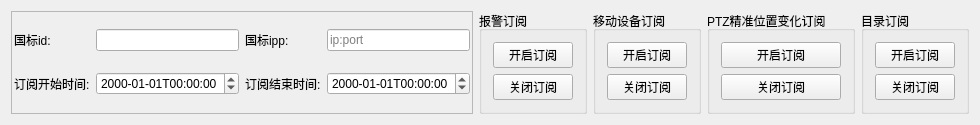
<?xml version="1.0" encoding="UTF-8"?>
<ui version="4.0">
 <class>GBSubscribeDlg</class>
 <widget class="QWidget" name="GBSubscribeDlg">
  <property name="geometry">
   <rect>
    <x>0</x>
    <y>0</y>
    <width>931</width>
    <height>102</height>
   </rect>
  </property>
  <property name="windowTitle">
   <string>GBSubscribeDlg</string>
  </property>
  <layout class="QHBoxLayout" name="horizontalLayout">
   <item>
    <widget class="QFrame" name="frame">
     <property name="frameShape">
      <enum>QFrame::StyledPanel</enum>
     </property>
     <property name="frameShadow">
      <enum>QFrame::Raised</enum>
     </property>
     <layout class="QGridLayout" name="gridLayout_2">
      <property name="leftMargin">
       <number>2</number>
      </property>
      <property name="topMargin">
       <number>2</number>
      </property>
      <property name="rightMargin">
       <number>2</number>
      </property>
      <property name="bottomMargin">
       <number>2</number>
      </property>
      <item row="0" column="3">
       <widget class="QLineEdit" name="le_ipp">
        <property name="placeholderText">
         <string>ip:port</string>
        </property>
       </widget>
      </item>
      <item row="0" column="1">
       <widget class="QLineEdit" name="le_gbid"/>
      </item>
      <item row="0" column="0">
       <widget class="QLabel" name="label">
        <property name="text">
         <string>国标id:</string>
        </property>
       </widget>
      </item>
      <item row="0" column="2">
       <widget class="QLabel" name="label_2">
        <property name="text">
         <string>国标ipp:</string>
        </property>
       </widget>
      </item>
      <item row="1" column="0">
       <widget class="QLabel" name="label_3">
        <property name="text">
         <string>订阅开始时间:</string>
        </property>
       </widget>
      </item>
      <item row="1" column="1">
       <widget class="QDateTimeEdit" name="dte_startTime">
        <property name="displayFormat">
         <string>yyyy-MM-ddTHH:mm:ss</string>
        </property>
       </widget>
      </item>
      <item row="1" column="2">
       <widget class="QLabel" name="label_4">
        <property name="text">
         <string>订阅结束时间:</string>
        </property>
       </widget>
      </item>
      <item row="1" column="3">
       <widget class="QDateTimeEdit" name="dte_endTime">
        <property name="displayFormat">
         <string>yyyy-MM-ddTHH:mm:ss</string>
        </property>
       </widget>
      </item>
     </layout>
    </widget>
   </item>
   <item>
    <widget class="QGroupBox" name="groupBox_2">
     <property name="title">
      <string>报警订阅</string>
     </property>
     <layout class="QVBoxLayout" name="verticalLayout_2">
      <item>
       <widget class="QPushButton" name="pb_startAlarm">
        <property name="text">
         <string>开启订阅</string>
        </property>
       </widget>
      </item>
      <item>
       <widget class="QPushButton" name="pb_stopAlarm">
        <property name="text">
         <string>关闭订阅</string>
        </property>
       </widget>
      </item>
     </layout>
    </widget>
   </item>
   <item>
    <widget class="QGroupBox" name="groupBox_3">
     <property name="title">
      <string>移动设备订阅</string>
     </property>
     <layout class="QVBoxLayout" name="verticalLayout_3">
      <item>
       <widget class="QPushButton" name="pb_startDevice">
        <property name="text">
         <string>开启订阅</string>
        </property>
       </widget>
      </item>
      <item>
       <widget class="QPushButton" name="pb_stopDevice">
        <property name="text">
         <string>关闭订阅</string>
        </property>
       </widget>
      </item>
     </layout>
    </widget>
   </item>
   <item>
    <widget class="QGroupBox" name="groupBox_4">
     <property name="title">
      <string>PTZ精准位置变化订阅</string>
     </property>
     <layout class="QVBoxLayout" name="verticalLayout_4">
      <item>
       <widget class="QPushButton" name="pb_startPTZ">
        <property name="text">
         <string>开启订阅</string>
        </property>
       </widget>
      </item>
      <item>
       <widget class="QPushButton" name="pb_stopPTZ">
        <property name="text">
         <string>关闭订阅</string>
        </property>
       </widget>
      </item>
     </layout>
    </widget>
   </item>
   <item>
    <widget class="QGroupBox" name="groupBox_5">
     <property name="title">
      <string>目录订阅</string>
     </property>
     <layout class="QVBoxLayout" name="verticalLayout_5">
      <item>
       <widget class="QPushButton" name="pb_startCatalog">
        <property name="text">
         <string>开启订阅</string>
        </property>
       </widget>
      </item>
      <item>
       <widget class="QPushButton" name="pb_stopCatalog">
        <property name="text">
         <string>关闭订阅</string>
        </property>
       </widget>
      </item>
     </layout>
    </widget>
   </item>
  </layout>
 </widget>
 <layoutdefault spacing="6" margin="11"/>
 <resources/>
 <connections/>
</ui>
